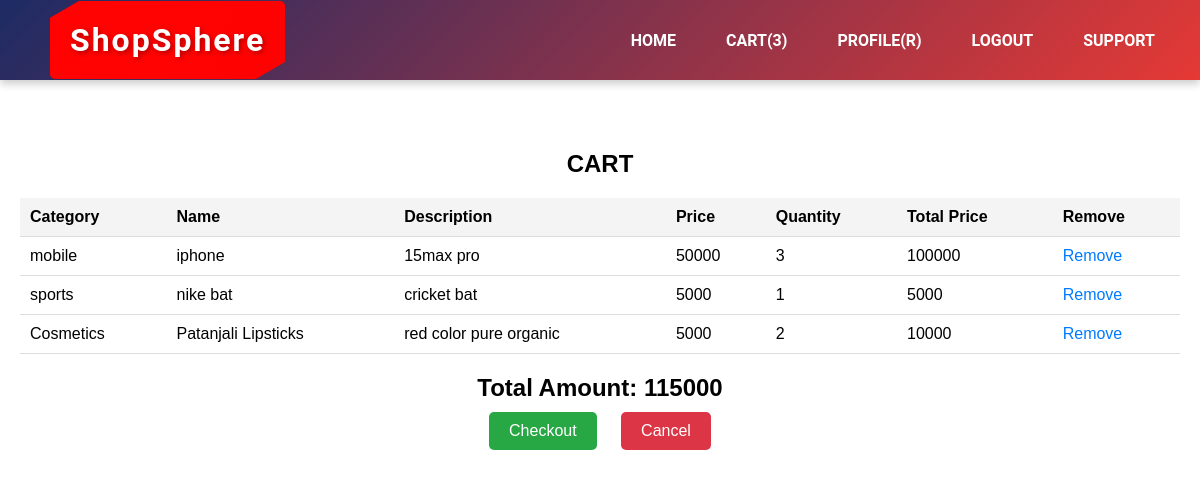
Page /cart (signed in) on the committed database.
### base/models.py (models this page shows)
class Cart(models.Model):
    category=models.CharField(max_length=50)
    name=models.CharField(max_length=50)
    desc=models.CharField(max_length=50)
    price=models.IntegerField(default=0)
    quantity=models.IntegerField(default=1)
    totalprice=models.IntegerField(default=0)
    host=models.ForeignKey(User,on_delete=models.CASCADE)

### base/views.py (the view)
# urls.py: path('cart',cart,name='cart'),
def cart(request):
    a=Cart.objects.filter(host=request.user)
    finaltotal=Cart.objects.filter(host=request.user)
    final=0
    for i in finaltotal:
        final+=i.totalprice
    if request.user.is_authenticated:
        count=Cart.objects.filter(host=request.user).count()
    return render(request,'cart.html',{'a':a,'count':count,'final':final})

### base/templates/cart.html
{% extends 'main.html' %}
{% block content %}
    <div class="addcart">
        <h2>CART</h2>
        <div class="cartitems">
            <table>
                <thead>
                    <tr>
                        <th>Category</th>
                        <th>Name</th>
                        <th>Description</th>
                        <th>Price</th>
                        <th>Quantity</th>
                        <th>Total Price</th>
                        <th>Remove</th>
                    </tr>
                </thead>
                <tbody>
                    {% for item in a %}
                        <tr>
                            <td>{{ item.category }}</td>
                            <td>{{ item.name }}</td>
                            <td>{{ item.desc }}</td>
                            <td>{{ item.price }}</td>
                            <td>
                                {{ item.quantity }}
                            </td>
                            <td>{{ item.totalprice }}</td>
                            <td><a href="{% url 'cartitemrem' item.id %}" class="remove-item">Remove</a></td>
                        </tr>
                    {% endfor %}
                </tbody>
            </table>
        </div>
        <div class="cartlinks">
            <h2>Total Amount: {{final}}</h2>
            <a href="{% url 'checkoutform' %}" class="checkout-btn">Checkout</a>
            <a href="{% url 'home' %}" class="cancel-btn">Cancel</a>
        </div>
    </div>
{% endblock content %}

### templates/nav.html (shortened to what this page needs)
<nav>
    <div class="logo">
        <h1>ShopSphere</h1>
    </div>
    <div class="navlink1">
        <a href="{% url 'home' %}">HOME</a>
        {% if request.user.is_authenticated %}
            <a href="{% url 'cart' %}">CART({{count}})</a>
            <a href="{% url 'profile' %}">PROFILE({{request.user.first_name|upper}})</a>
            <a href="{% url 'logout_' %}">LOGOUT</a>
        {% else %}
        <a href="{% url 'login_' %}">LOGIN</a>
        {% endif %}
        <a href="{% url 'contactus' %}">SUPPORT</a>
    </div>
</nav>

### static/style.css (style rules this page uses)
* { padding: 0; margin: 0; box-sizing: border-box; font-family: Arial, Helvetica, sans-serif; }
nav { background: linear-gradient(135deg, #1d2b64, #e53935); height: 80px; display: flex; justify-content: space-between; align-items: center; padding: 0 30px; color: #fff; font-family: 'Segoe UI', Tahoma, Geneva, Verdana, sans-serif; box-shadow: 0 4px 8px rgba(0, 0, 0, 0.2); }
nav h1 { font-size: 2.5rem; color: #fff; margin: 0; font-family: 'Roboto', sans-serif; }
.navlink1 { display: flex; gap: 20px; }
.navlink1 a { color: #fff; text-decoration: none; font-size: 1rem; font-family: 'Roboto', sans-serif; font-weight: 600; padding: 10px 15px; border-radius: 4px; transition: background-color 0.3s ease, color 0.3s ease; }
.logo { display: flex; align-items: center; justify-content: center; padding: 20px; margin: 20px; position: relative; overflow: hidden; border-radius: 5px; }
.logo h1 { font-family: 'Roboto', sans-serif; font-size: 2rem; color: #fff; text-shadow: 2px 2px 4px rgba(0, 0, 0, 0.3); letter-spacing: 2px; position: relative; z-index: 1; }
.logo::before { content: ""; position: absolute; top: -50%; left: -50%; width: 200%; height: 200%; background: linear-gradient(135deg, rgb(255, 0, 0), rgb(255, 3, 3), rgba(255, 0, 0, 0.989)); opacity: 1; transform: rotate(-30deg); animation: shine 5s infinite; z-index: 0; }
.addcart { padding: 20px; font-family: Arial, sans-serif;margin-top: 50px; }
.addcart h2 { text-align: center; margin-bottom: 20px; }
.cartitems { margin-bottom: 20px; }
.cartitems table { width: 100%; border-collapse: collapse; }
.cartitems th, .cartitems td { padding: 10px; text-align: left; border-bottom: 1px solid #ddd; }
.cartitems th { background-color: #f4f4f4; }
.cartitems a { color: #007bff; text-decoration: none; }
.cartlinks { text-align: center; margin-top: 20px; }
.cartlinks h2 { margin-bottom: 10px; }
.cartlinks a { display: inline-block; padding: 10px 20px; margin: 0 10px; color: white; text-decoration: none; border-radius: 5px; font-size: 1rem; transition: background-color 0.3s ease, transform 0.2s ease; }
.checkout-btn { background-color: #28a745; }
.cancel-btn { background-color: #dc3545; }
.remove-item { color: #dc3545; text-decoration: none; }
.submit-btn, .cancel-btn { display: inline-block; padding: 10px 20px; margin: 5px; border-radius: 5px; font-size: 1rem; text-decoration: none; color: white; cursor: pointer; transition: background-color 0.3s ease, transform 0.2s ease; }

### rows in the picture
Cart: category "mobile", name "iphone", desc "15max pro", price "50000", quantity "3", totalprice "100000"
Cart: category "sports", name "nike bat", desc "cricket bat", price "5000", quantity "1", totalprice "5000"
Cart: category "Cosmetics", name "Patanjali Lipsticks", desc "red color pure organic", price "5000", quantity "2", totalprice "10000"

### other values in the picture
{{ count }} "3"
{{ request.user.first_name|upper }} "R"
{{ final }} "115000"
